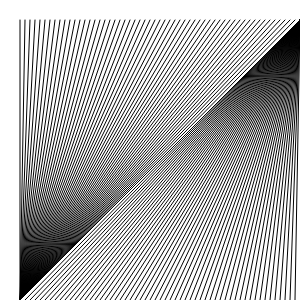
Frame 1 (no input)
Frame 60 (no input): identical to frame 1, image omitted
Frame 120 (the mouse pressed at the canvas centre since frame 60): identical to frame 1, image omitted

The p5.js sketch that drew this single still picture (run headless with seeded random() and noise() and a simulated clock; from frame 60 on, the mouse is pressed at the canvas centre):

// p5.js sketch
// ── sketch.js
function setup() {
  createCanvas(300, 300);

  for (let i = 20; i < 300; i=i+5) {
    console.log(i);
    line(i, 20, 20, 300);
  }
 
  for (let i = 20; i < 300; i=i+5) {
    console.log(i);
    line(300, 20, i, 300);
  }
 

}

function draw() {

}
